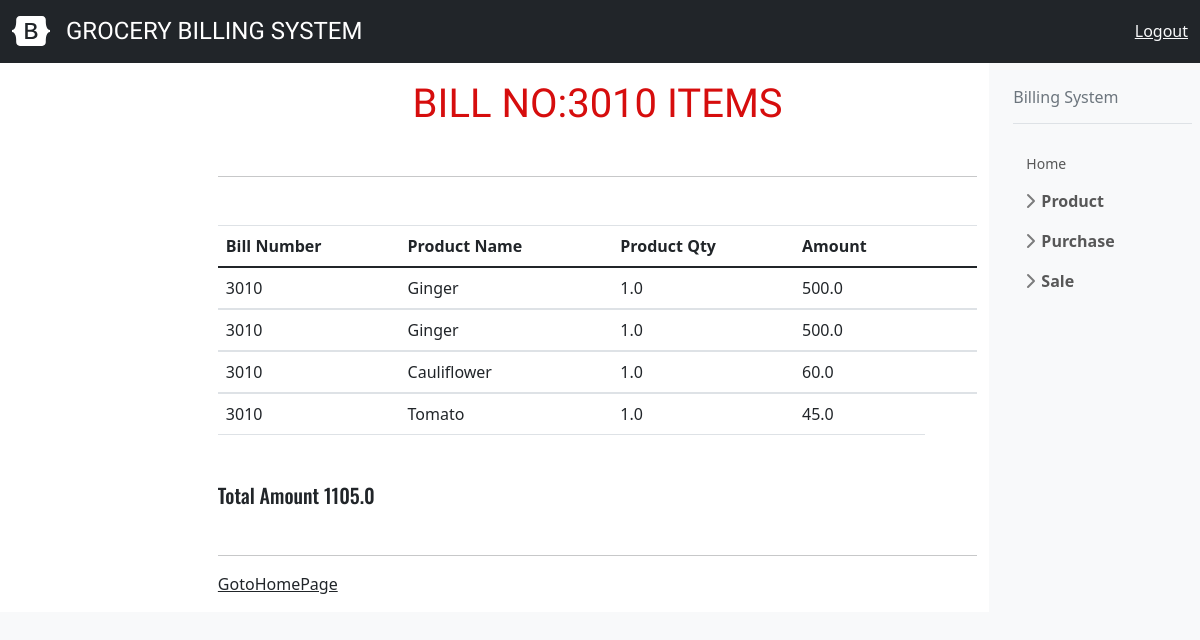
Screenshot of /viewbillitems/49 with the database file from the repository.
### billing/models.py (models this page shows, shortened)
class Order(models.Model):
    billnumber=models.CharField(max_length=10,unique=True)
    bill_date=models.DateField(auto_now=True)
    customer_name=models.CharField(max_length=60)
    phone_number=models.CharField(max_length=12)
    bill_total=models.FloatField(default=0)
    def __str__(self):
        return self.billnumber

class OrderLines(models.Model):
    bill_number=models.ForeignKey(Order,on_delete=models.CASCADE)
    product_name=models.ForeignKey(Product,on_delete=models.CASCADE)
    product_qty=models.FloatField()
    amount=models.FloatField()

class Product(models.Model):
    product_name=models.CharField(max_length=120,unique=True)
    def __str__(self):
        return self.product_name

### billing/views.py (the view)
# urls.py: path("viewbillitems/<int:billno>",ViewBillItems.as_view(),name="billitems"),
class ViewBillItems(TemplateView):
    model=Order
    template_name = "billing/bill_view.html"
    context={}
    def get_object(self,id):
        return self.model.objects.get(id=id)
    def get(self, request, *args, **kwargs):
        billnum=self.get_object(kwargs.get("billno"))
        self.context["billno"]=billnum
        billitems=OrderLines.objects.filter(bill_number=billnum)
        self.context["billitems"]=billitems
        return render(request, self.template_name, self.context)

### billing/templates/billing/bill_view.html
<!DOCTYPE html>
{% extends 'billing/index.html' %}
    {% block body_block %}
<h1>Bill No:{{billno.billnumber}} Items</h1>
<hr>
<table class="table">
    <thead>
        <tr>
            <th><b>Bill Number</b></th>
            <th><b>Product Name</b></th>
            <th><b>Product Qty</b></th>
            <th><b>Amount</b></th>
            <th><b></b></th>
            <th><b></b></th>
        </tr>
    </thead>
        {% for items in billitems %}
    <tbody>
        <tr>
            <td>
            {{items.bill_number}}
            </td>
            <td>
            {{items.product_name}}
            </td>
            <td>
            {{items.product_qty}}
            </td>
            <td>
            {{items.amount}}
            </td>
        </tr>
    </tbody>
    {% endfor %}
</table>
<h2>Total Amount {{billno.bill_total}}</h2>
<hr>
<td><a href="{% url 'page' %}" class="link-dark">GotoHomePage</a></td>
{% endblock %}

### billing/static/css/cheatsheet.css (style rules this page uses)
body { scroll-behavior: smooth; }
.bd-heading + div > * + * { margin-top: 3rem; }
@media (min-width: 1200px) { body { display: grid; gap: 1rem; grid-template-columns: 1fr 4fr 1fr; grid-template-rows: auto; } }

### billing/templates/billing/index.html (style rules this page uses)
h1 { text-align: center; text-transform: uppercase; color: #d60d0d; font-family: 'Big Shoulders Stencil Text', cursive; }
h2 { font-size: 20px; text-align: left; font-family: 'Oswald', sans-serif; }

### rows the page displays
Order: billnumber "3010", bill_total "1105.0"
OrderLines: bill_number "3010", product_name "Ginger", product_qty "1.0", amount "500.0"
OrderLines: bill_number "3010", product_name "Ginger", product_qty "1.0", amount "500.0"
OrderLines: bill_number "3010", product_name "Cauliflower", product_qty "1.0", amount "60.0"
OrderLines: bill_number "3010", product_name "Tomato", product_qty "1.0", amount "45.0"
